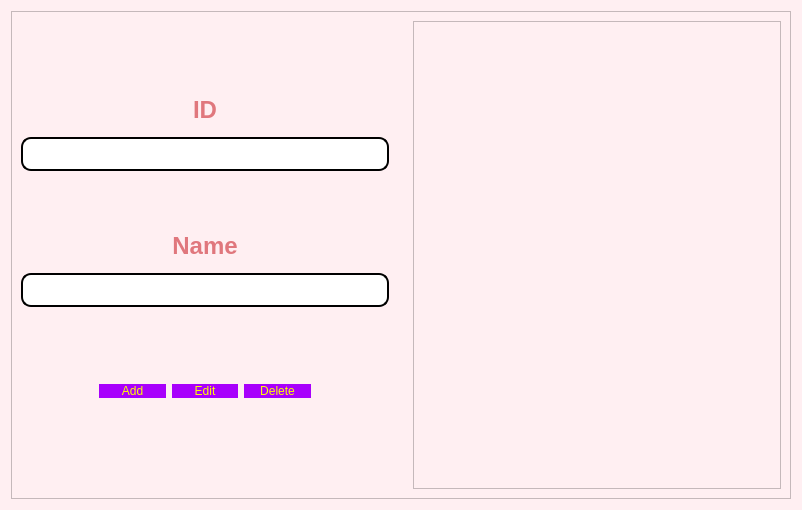
<?xml version="1.0" encoding="UTF-8"?>
<ui version="4.0">
 <class>manageBooks</class>
 <widget class="QDialog" name="manageBooks">
  <property name="geometry">
   <rect>
    <x>0</x>
    <y>0</y>
    <width>802</width>
    <height>510</height>
   </rect>
  </property>
  <property name="windowTitle">
   <string>Dialog</string>
  </property>
  <property name="styleSheet">
   <string notr="true">background-color:rgb(255, 239, 242)</string>
  </property>
  <layout class="QHBoxLayout" name="horizontalLayout_6">
   <item>
    <widget class="QFrame" name="frame">
     <property name="styleSheet">
      <string notr="true"/>
     </property>
     <property name="frameShape">
      <enum>QFrame::Shape::StyledPanel</enum>
     </property>
     <property name="frameShadow">
      <enum>QFrame::Shadow::Raised</enum>
     </property>
     <layout class="QHBoxLayout" name="horizontalLayout_4">
      <item>
       <layout class="QVBoxLayout" name="verticalLayout">
        <item>
         <spacer name="verticalSpacer_3">
          <property name="orientation">
           <enum>Qt::Orientation::Vertical</enum>
          </property>
          <property name="sizeType">
           <enum>QSizePolicy::Policy::Fixed</enum>
          </property>
          <property name="sizeHint" stdset="0">
           <size>
            <width>20</width>
            <height>68</height>
           </size>
          </property>
         </spacer>
        </item>
        <item>
         <widget class="QLabel" name="label">
          <property name="styleSheet">
           <string notr="true">font: 10pt &quot;Comic Sans MS&quot;;
color: rgb(0, 0, 0);</string>
          </property>
          <property name="text">
           <string>&lt;html&gt;&lt;head/&gt;&lt;body&gt;&lt;p align=&quot;center&quot;&gt;&lt;span style=&quot; font-family:'georgia'; font-size:18pt; font-weight:700; color:#e0777d;&quot;&gt;ID&lt;/span&gt;&lt;/p&gt;&lt;/body&gt;&lt;/html&gt;</string>
          </property>
         </widget>
        </item>
        <item>
         <layout class="QHBoxLayout" name="horizontalLayout_2">
          <item>
           <widget class="QLineEdit" name="ID">
            <property name="styleSheet">
             <string notr="true">QLineEdit{
	background-color: rgb(255, 255, 255);
	 border: 2px  solid;
     border-radius: 10px;
	font: 24px
}</string>
            </property>
           </widget>
          </item>
         </layout>
        </item>
        <item>
         <spacer name="verticalSpacer_2">
          <property name="orientation">
           <enum>Qt::Orientation::Vertical</enum>
          </property>
          <property name="sizeType">
           <enum>QSizePolicy::Policy::Fixed</enum>
          </property>
          <property name="sizeHint" stdset="0">
           <size>
            <width>20</width>
            <height>48</height>
           </size>
          </property>
         </spacer>
        </item>
        <item>
         <widget class="QLabel" name="label_3">
          <property name="styleSheet">
           <string notr="true">font: 10pt &quot;Comic Sans MS&quot;;
color: rgb(0, 0, 0);</string>
          </property>
          <property name="text">
           <string>&lt;html&gt;&lt;head/&gt;&lt;body&gt;&lt;p align=&quot;center&quot;&gt;&lt;span style=&quot; font-family:'georgia'; font-size:18pt; font-weight:700; color:#e0777d;&quot;&gt;Name&lt;/span&gt;&lt;/p&gt;&lt;/body&gt;&lt;/html&gt;</string>
          </property>
         </widget>
        </item>
        <item>
         <layout class="QHBoxLayout" name="horizontalLayout_3">
          <item>
           <widget class="QLineEdit" name="Name">
            <property name="styleSheet">
             <string notr="true">QLineEdit{
	background-color: rgb(255, 255, 255);
	 border: 2px  solid;
     border-radius: 10px;
	font: 24px
}</string>
            </property>
           </widget>
          </item>
         </layout>
        </item>
        <item>
         <spacer name="verticalSpacer">
          <property name="orientation">
           <enum>Qt::Orientation::Vertical</enum>
          </property>
          <property name="sizeType">
           <enum>QSizePolicy::Policy::Fixed</enum>
          </property>
          <property name="sizeHint" stdset="0">
           <size>
            <width>17</width>
            <height>68</height>
           </size>
          </property>
         </spacer>
        </item>
        <item>
         <layout class="QHBoxLayout" name="horizontalLayout_7">
          <item>
           <spacer name="horizontalSpacer_3">
            <property name="orientation">
             <enum>Qt::Orientation::Horizontal</enum>
            </property>
            <property name="sizeType">
             <enum>QSizePolicy::Policy::Fixed</enum>
            </property>
            <property name="sizeHint" stdset="0">
             <size>
              <width>78</width>
              <height>20</height>
             </size>
            </property>
           </spacer>
          </item>
          <item>
           <layout class="QHBoxLayout" name="horizontalLayout">
            <item>
             <widget class="QPushButton" name="add">
              <property name="styleSheet">
               <string notr="true">QPushButton
{ 
	border-radius:15px;
	font: 16pt &quot;georgia&quot;;
	background-color:rgb(168, 0, 252);
	padding : 0 4px;
	border-radius:20px;
	color:rgb(255, 255, 0)
}


QPushButton:hover:!pressed

{
background:#52b788;
}
</string>
              </property>
              <property name="text">
               <string>Add</string>
              </property>
             </widget>
            </item>
            <item>
             <widget class="QPushButton" name="edit">
              <property name="styleSheet">
               <string notr="true">QPushButton
{ 
	border-radius:15px;
	font: 16pt &quot;georgia&quot;;
	background-color:rgb(168, 0, 252);
	padding : 0 4px;
	border-radius:20px;
	color:rgb(255, 255, 0)
}


QPushButton:hover:!pressed

{
background:#52b788;
}
</string>
              </property>
              <property name="text">
               <string>Edit</string>
              </property>
             </widget>
            </item>
            <item>
             <widget class="QPushButton" name="deleteButton">
              <property name="styleSheet">
               <string notr="true">QPushButton
{ 
	border-radius:15px;
	font: 16pt &quot;georgia&quot;;
	background-color:rgb(168, 0, 252);
	padding : 0 4px;
	border-radius:20px;
	color:rgb(255, 255, 0)
}


QPushButton:hover:!pressed

{
background:#52b788;
}
</string>
              </property>
              <property name="text">
               <string>Delete</string>
              </property>
             </widget>
            </item>
           </layout>
          </item>
          <item>
           <spacer name="horizontalSpacer_4">
            <property name="orientation">
             <enum>Qt::Orientation::Horizontal</enum>
            </property>
            <property name="sizeType">
             <enum>QSizePolicy::Policy::Fixed</enum>
            </property>
            <property name="sizeHint" stdset="0">
             <size>
              <width>78</width>
              <height>20</height>
             </size>
            </property>
           </spacer>
          </item>
         </layout>
        </item>
        <item>
         <spacer name="verticalSpacer_4">
          <property name="orientation">
           <enum>Qt::Orientation::Vertical</enum>
          </property>
          <property name="sizeType">
           <enum>QSizePolicy::Policy::Fixed</enum>
          </property>
          <property name="sizeHint" stdset="0">
           <size>
            <width>17</width>
            <height>88</height>
           </size>
          </property>
         </spacer>
        </item>
       </layout>
      </item>
      <item>
       <spacer name="horizontalSpacer_2">
        <property name="orientation">
         <enum>Qt::Orientation::Horizontal</enum>
        </property>
        <property name="sizeType">
         <enum>QSizePolicy::Policy::Fixed</enum>
        </property>
        <property name="sizeHint" stdset="0">
         <size>
          <width>18</width>
          <height>20</height>
         </size>
        </property>
       </spacer>
      </item>
      <item>
       <widget class="QTableView" name="genreTableView">
        <property name="styleSheet">
         <string notr="true">QHeaderView::section { background-color: #E0777D; font: solid;
color:white;
}</string>
        </property>
        <property name="selectionBehavior">
         <enum>QAbstractItemView::SelectionBehavior::SelectRows</enum>
        </property>
        <attribute name="horizontalHeaderDefaultSectionSize">
         <number>200</number>
        </attribute>
        <attribute name="verticalHeaderVisible">
         <bool>false</bool>
        </attribute>
       </widget>
      </item>
     </layout>
    </widget>
   </item>
  </layout>
 </widget>
 <resources/>
 <connections/>
</ui>
